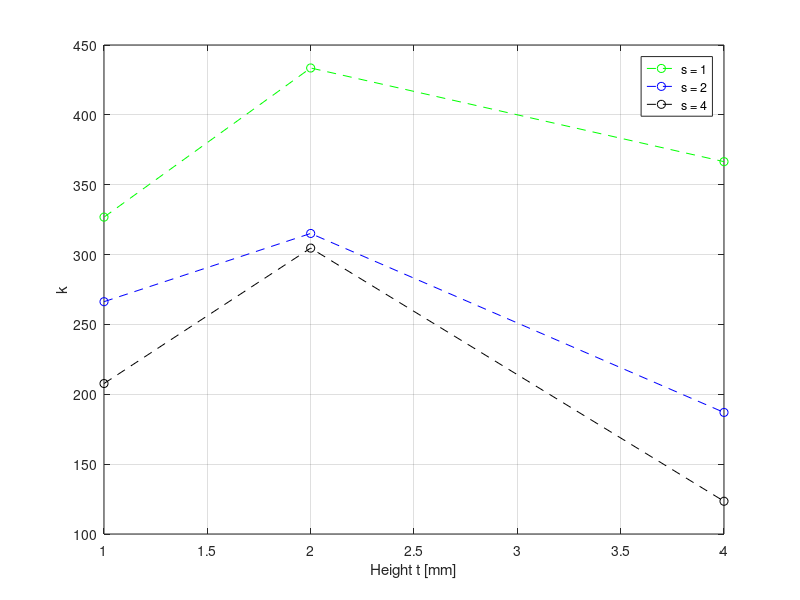

This chart was generated by the following MATLAB code:
clc; clear variables; close all

mean_linereg1a_s1 = 326.8;
mean_linereg2a_s1 = 433.55;
mean_linereg3a_s1 = 366.505;

mean_linereg1a_s2 = 266.29;
mean_linereg2a_s2 = 315.11;
mean_linereg3a_s2 = 187.0151;

mean_linereg1a_s4 = 207.7;
mean_linereg2a_s4 = 304.63;
mean_linereg3a_s4 = 123.44;


t = [1 2 4];

plot(t,[mean_linereg1a_s1 mean_linereg2a_s1 mean_linereg3a_s1],'go--')
hold on 
plot(t,[mean_linereg1a_s2 mean_linereg2a_s2 mean_linereg3a_s2],'bo--')
plot(t,[mean_linereg1a_s4 mean_linereg2a_s4 mean_linereg3a_s4],'ko--')
grid on
xlabel('Height t [mm]')
ylabel('k')
legend('s = 1','s = 2','s = 4','Location','best')
hold off
